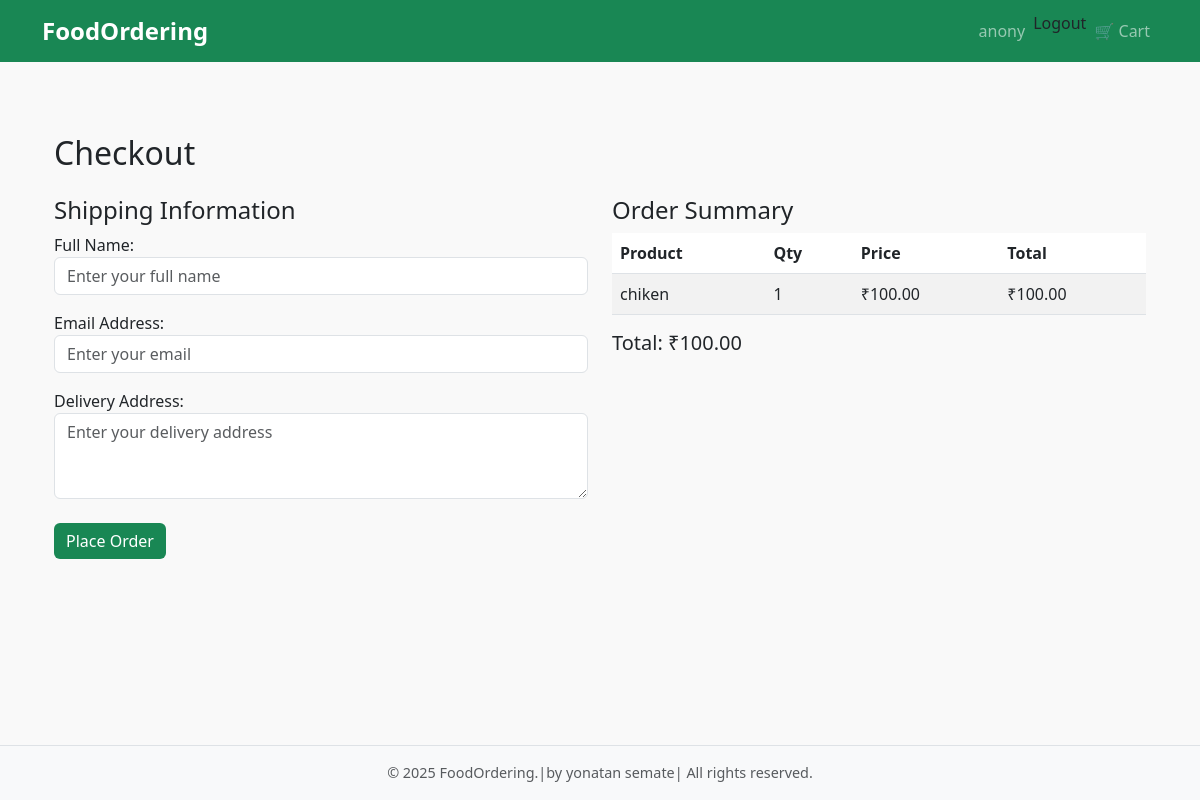
/cart/checkout/ (signed in), run on an earlier commit of the app's database.
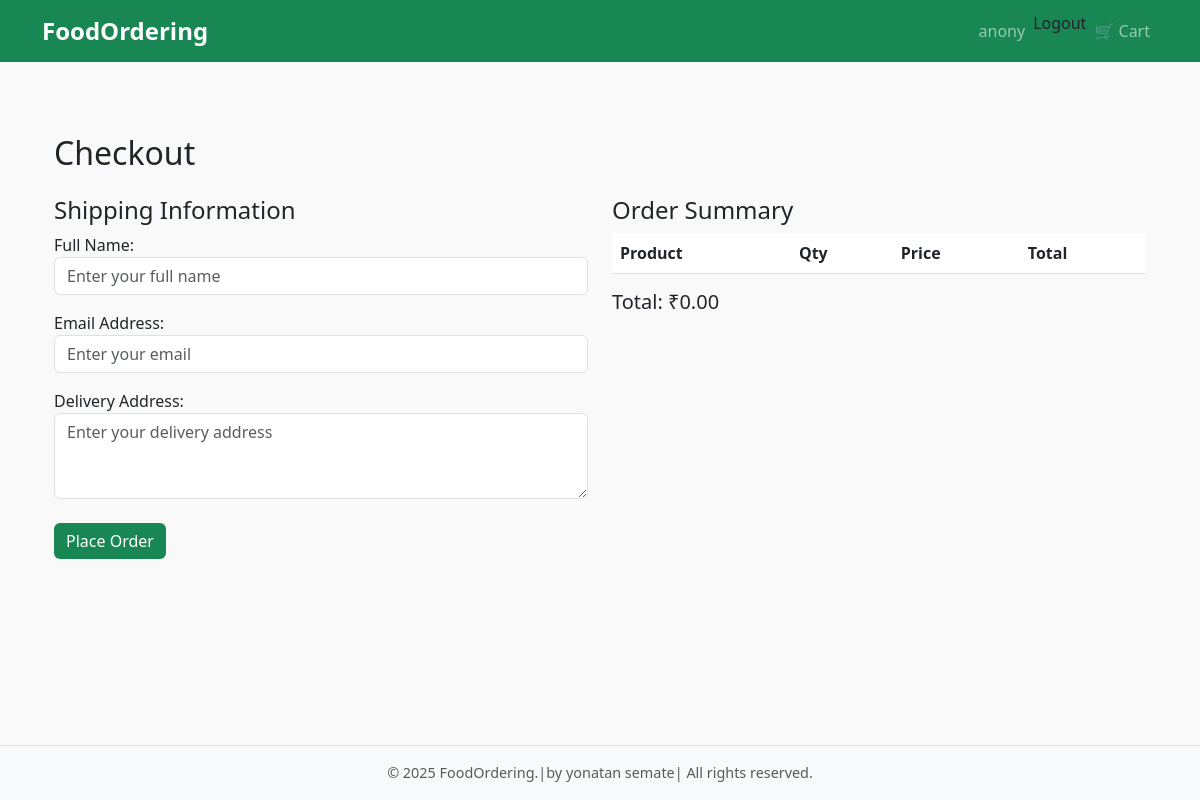
And on a later commit of the database.
### cart/models.py (models this page shows, shortened)
class CartItem(models.Model):
    user = models.ForeignKey(
        User, on_delete=models.CASCADE, null=True, blank=True
    )  # new
    session_key = models.CharField(
        max_length=100, blank=True
    )  # allow blank for logged-in users
    product = models.ForeignKey(Product, on_delete=models.CASCADE)
    quantity = models.PositiveIntegerField(default=1)
    @property
    def total_price(self):
        return self.quantity * self.product.product_price

### products/models.py (models this page shows, shortened)
class BaseModel(models.Model):
    uid = models.UUIDField(default=uuid.uuid4, editable=False, primary_key=True)
    created_at = models.DateField(auto_now_add=True)
    update_at = models.DateField(auto_now=True)
    class Meta:
        abstract = True

class Product(BaseModel):
    product_name = models.CharField(max_length=100)
    product_slug = models.SlugField(unique=True)
    product_description = models.TextField()
    product_price = models.IntegerField(default=0)
    product_demo_price = models.IntegerField(default=0)

### cart/views.py (the view)
# urls.py: path("checkout/", views.checkout, name="checkout"),
def checkout(request):
    if request.user.is_authenticated:
        cart_items = CartItem.objects.filter(user=request.user)
    else:
        session_key = request.session.session_key
        if not session_key:
            request.session.create()
            session_key = request.session.session_key
        cart_items = CartItem.objects.filter(session_key=session_key)
    total = sum(item.total_price for item in cart_items)
    request.session["cart_count"] = cart_items.count()
    if request.method == "POST":
        form = CheckoutForm(request.POST)
        if form.is_valid():
            order = Order.objects.create(
                user=request.user if request.user.is_authenticated else None,
                session_key=session_key if not request.user.is_authenticated else "",
                customer_name=form.cleaned_data["customer_name"],
                customer_email=form.cleaned_data["customer_email"],
                customer_address=form.cleaned_data["customer_address"],
            )
            for item in cart_items:
                OrderItem.objects.create(
                    order=order,
                    product=item.product,
                    quantity=item.quantity,
                    price=item.product.product_price,
                )
            cart_items.delete()
            request.session["cart_count"] = 0
            messages.success(request, "Your order has been placed successfully!")
            return redirect("order_success")
    else:
        form = CheckoutForm()
    return render(
        request,
        "cart/checkout.html",
        {"form": form, "cart_items": cart_items, "total": total},
    )

### cart/forms.py
class CheckoutForm(forms.Form):
    customer_name = forms.CharField(
        max_length=100,
        label="Full Name",
        widget=forms.TextInput(
            attrs={
                "class": "form-control",
                "placeholder": "Enter your full name",
                "required": True,
            }
        ),
    )
    customer_email = forms.EmailField(
        label="Email Address",
        widget=forms.EmailInput(
            attrs={
                "class": "form-control",
                "placeholder": "Enter your email",
                "required": True,
            }
        ),
    )
    customer_address = forms.CharField(
        label="Delivery Address",
        widget=forms.Textarea(
            attrs={
                "class": "form-control",
                "placeholder": "Enter your delivery address",
                "rows": 3,
                "required": True,
            }
        ),
    )

### cart/templates/cart/checkout.html (shortened to what this page needs)
{% extends 'base.html' %}
{% block content %}
<div class="container mt-5">
    <h2 class="mb-4">Checkout</h2>
    <div class="row">
        <div class="col-md-6">
            <h4>Shipping Information</h4>
            <form method="POST">
                {{ form.as_p }}
                <button type="submit" class="btn btn-success mt-2">Place Order</button>
            </form>
        </div>
        <div class="col-md-6">
            <h4>Order Summary</h4>
            <table class="table table-striped">
                <thead>
                    <tr>
                        <th>Product</th>
                        <th>Qty</th>
                        <th>Price</th>
                        <th>Total</th>
                    </tr>
                </thead>
                <tbody>
                    {% for item in cart_items %}
                    <tr>
                        <td>{{ item.product.product_name }}</td>
                        <td>{{ item.quantity }}</td>
                        <td>₹{{ item.product.product_price|floatformat:2 }}</td>
                        <td>₹{{ item.total_price|floatformat:2 }}</td>
                    </tr>
                    {% endfor %}
                </tbody>
            </table>
            <h5>Total: ₹{{ total|floatformat:2 }}</h5>
        </div>
    </div>
</div>
{% endblock %}

What changed in the data, as far as the page shows it:
removed CartItem: product.product_name "chiken", quantity "1", product.product_price "100.00", total_price "100.00"
Also different on the page:
{{ total|floatformat:2 }}: "100.00" → "0.00"
